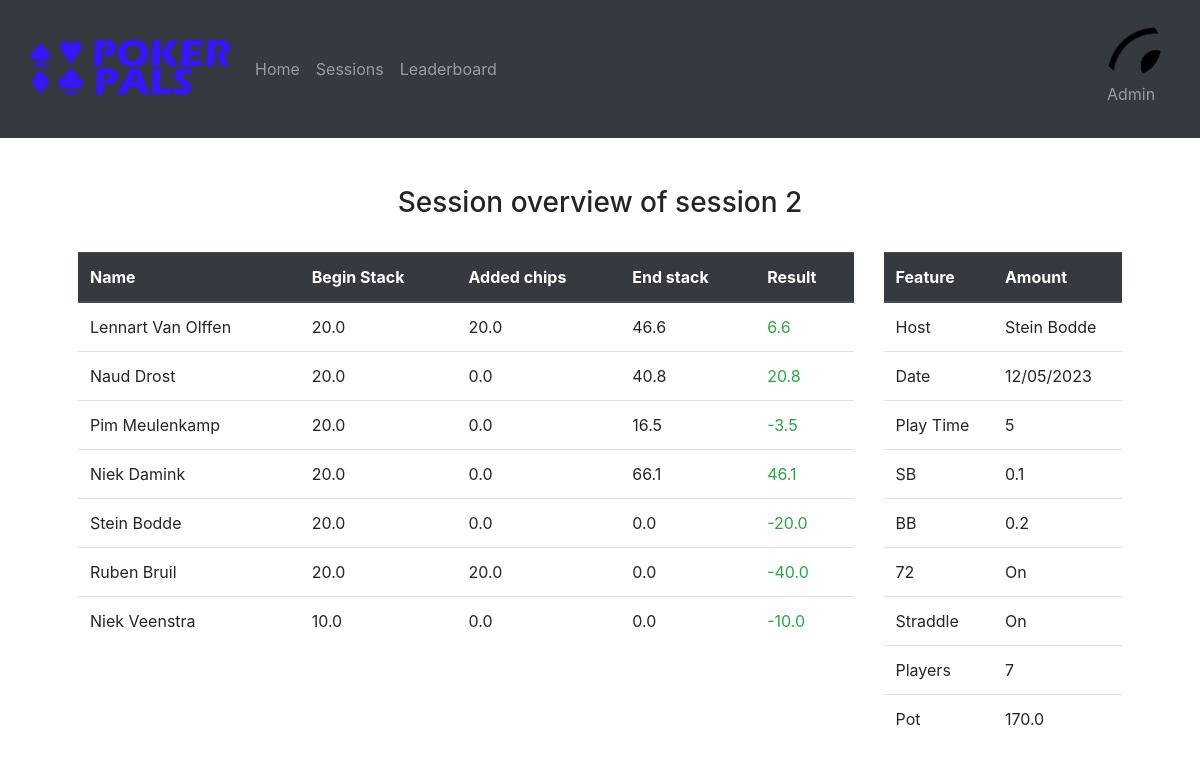
The page /sessions/2 (signed in) on the database its author committed.
### website/models.py (models this page shows)
class User(db.Model, UserMixin):
    id = db.Column(db.Integer, primary_key=True)
    name = db.Column(db.String(150), unique=True)
    password = db.Column(db.String(150))
    imgURL = db.Column(db.String(10000))

class User_Session(db.Model):
    noneID = db.Column(db.Integer, primary_key=True)
    session_ID = db.Column(db.Integer, db.ForeignKey('session.session_ID'))
    person_name = db.Column(db.String(150), db.ForeignKey('user.name'))
    begin_stack = db.Column(db.Float)
    added_chips = db.Column(db.Float)
    end_stack = db.Column(db.Float)

class Session(db.Model):
    session_ID = db.Column(db.Integer, primary_key=True)
    host = db.Column(db.String(100))
    date = db.Column(db.String(100))
    duration = db.Column(db.Integer)
    straddle = db.Column(db.Boolean)
    seven_deuce = db.Column(db.Boolean)
    small_blind = db.Column(db.Float)
    big_blind = db.Column(db.Float)

### website/views.py (the view)
@views.route('/sessions/<id>')
@login_required
def sessionOverview(id):
    session_information, enters = getSessionInformation(id)
    return render_template("sessionOverview.html", user = current_user, session_information = session_information, enters = enters, session = getSingleSession(id))

### website/__init__.py (called while the page is built)
def create_app():
    app = Flask(__name__)
    app.config['SECRET_KEY'] = 'ksjdksajdk17HSSH2ssj88ss'
    app.config['SQLALCHEMY_DATABASE_URI'] = f'sqlite:///{DB_NAME}'
    db.init_app(app)
    from .views import views
    from .auth import auth
    from .admin import admin
    app.register_blueprint(views, url_prefix='/')
    app.register_blueprint(auth, url_prefix='/')
    app.register_blueprint(admin, url_prefix='/admin')
    from .models import User, Post
    create_database(app)
    login_manager = LoginManager()
    login_manager.login_view = 'auth.login'
    login_manager.init_app(app)
    @login_manager.user_loader
    def load_user(id):
        return User.query.get(int(id))
    return app

### website/dbQueries.py (called while the page is built)
def getSessionInformation(id):
    user_sessions = User_Session.query.filter(User_Session.session_ID == id)
    enters = {}
    i = 0
    for user in user_sessions:
        if i%2 == 0 and i != 0:
            enters[user.person_name] = True
        else:
            enters[user.person_name] = False
        i += 1
    return user_sessions, enters

def getSingleSession(id):
    session = Session.query.filter(Session.session_ID == id).first()
    total = 0
    userSessions = User_Session.query.filter(User_Session.session_ID == session.session_ID)
    players = userSessions.count()
    for userSession in userSessions:
            total += userSession.end_stack
    session.players = players
    session.pot = total
    all_sessions = Session.query.order_by(func.substr(Session.date, 7, 10).desc(), func.substr(Session.date, 4, 5).desc(), func.substr(Session.date, 1, 2).desc()).all()
    sessionNum = {}
    for i, the_session in enumerate(all_sessions):
        sessionNum[the_session.session_ID] = len(all_sessions)-i
    session.number = sessionNum[session.session_ID]
    return session

### website/templates/sessionOverview.html (shortened to what this page needs)
{% extends "base.html" %} {% block title %}Sessions Overview{% endblock %} {% block content %}
<div class="container p-5">
    <h3 align="center">Session overview of session {{session.number}}</h3><br>
    <div class="row">
        <div class="col-9">
            <table class="table">
                <thead class="thead-dark">
                    <tr>
                        <th scope="col">Name</th>
                        <th scope="col">Begin Stack</th>
                        <th scope="col">Added chips</th>
                        <th scope="col">End stack</th>
                        <th scope="col">Result</th>
                    </tr>
                </thead>
                <tbody>
                    {%for user in session_information%}
                    <tr>
                        <td>{{user.person_name}}</td>
                        <td>{{user.begin_stack | round(2)}}</td>
                        <td>{{user.added_chips | round(2)}}</td>
                        <td>{{user.end_stack | round(2)}}</td>
                        <td name="total">{{(user.end_stack - user.begin_stack - user.added_chips) | round(2)}}</td>
                    </tr>
                    {%endfor%}
                </tbody>
            </table>
        </div>
        <div class="col">
            <table class="table">
                <thead class="thead-dark">
                    <tr>
                        <th scope="col">Feature</th>
                        <th scope="col">Amount</th>
                    </tr>
                <tbody>
                    <tr>
                        <td>Host</td>
                        <td>{{session.host}}</td>
                    </tr>
                    <tr>
                        <td>Date</td>
                        <td>{{session.date}}</td>
                    </tr>
                    <tr>
                        <td>Play Time</td>
                        <td>{{session.duration | round(2)}}</td>
                    </tr>
                    <tr>
                        <td>SB</td>
                        <td>{{session.small_blind | round(2)}}</td>
                    </tr>
                    <tr>
                        <td>BB</td>
                        <td>{{session.big_blind | round(2)}}</td>
                    </tr>
                    <tr>
                        <td>72</td>
                        {%if session.seven_deuce%}
                        <td>On</td>
                        {%else%}
                        <td>Off</td>
                        {%endif%}
                    </tr>
                    <tr>
                        <td>Straddle</td>
                        {%if session.straddle%}
                        <td>On</td>
                        {%else%}
                        <td>Off</td>
                        {%endif%}
                    </tr>
                    <tr>
                        <td>Players</td>
                        <td>{{session.players | round(2)}}</td>
                    </tr>
                    <tr>
                        <td>Pot</td>
                        <td>{{session.pot | round(2)}}</td>
                    </tr>
                </tbody>
                </thead>
            </table>
        </div>
    </div>
</div>
{% endblock %}

### website/templates/base.html (shortened to what this page needs)
<!DOCTYPE html>
<html>
<head>
  <link rel="stylesheet" href="https://stackpath.bootstrapcdn.com/bootstrap/4.4.1/css/bootstrap.min.css"
 />
  <link rel="stylesheet" href="https://stackpath.bootstrapcdn.com/font-awesome/4.7.0/css/font-awesome.min.css"
 />
</head>
<body>
  {% if user.is_authenticated %}
  <nav class="navbar navbar-expand-lg navbar-dark bg-dark sticky-top">
    <div class="container-fluid">
      <a class="navbar-brand">
        <img src="{{url_for('static', filename='pictures/logo.png')}}" width="200px">
      </a>
      <div class="collapse navbar-collapse" id="navbarText">
        <ul class="navbar-nav me-auto mb-2 mb-lg-0">
          <li class="nav-item">
            <a class="nav-link" href="/">Home</a>
          </li>
          <li class="nav-item">
            <a class="nav-link" href="/sessions">Sessions</a>
          </li>
          <li class="nav-item">
            <a class="nav-link" href="/leaderboard">Leaderboard</a>
          </li>
        </ul>
        <ul class="navbar-nav ml-auto mb-2 mb-lg-0">
          <li class="nav-item">
            <a class="nav-link text-center" href="/account">
              <div class="circular--landscape-big">
                <div class="image-container">
                  <img src="{{url_for('static', filename= user.imgURL)}}">
                </div>
              </div>
              <p>{{user.name}}</p>
            </a>
      </div>
    </div>
  </nav>
  {% endif %}
  <div class="container-fluid">
    {% block content%}
    {% endblock %}
  </div>
</body>
</html>

### website/templates/base.html (style rules this page uses)
.circular--landscape-big { display: inline-block; position: relative; width: 60px; height: 60px; overflow: hidden; border-radius: 50%; }
.circular--landscape-big img { width: auto; height: 200%; margin-left: -5px; transition: opacity 0.3s ease-in-out; }
.image-container { width: 100%; height: 100%; }

### rows shown on the page
User: imgURL (picture), name "Admin"
User_Session: person_name "Lennart Van Olffen", begin_stack "20.0", added_chips "20.0", end_stack "46.6", end_stack+begin_stack+added_chips "6.6"
User_Session: person_name "Naud Drost", begin_stack "20.0", added_chips "0.0", end_stack "40.8", end_stack+begin_stack+added_chips "20.8"
User_Session: person_name "Pim Meulenkamp", begin_stack "20.0", added_chips "0.0", end_stack "16.5", end_stack+begin_stack+added_chips "-3.5"
User_Session: person_name "Niek Damink", begin_stack "20.0", added_chips "0.0", end_stack "66.1", end_stack+begin_stack+added_chips "46.1"
User_Session: person_name "Stein Bodde", begin_stack "20.0", added_chips "0.0", end_stack "0.0", end_stack+begin_stack+added_chips "-20.0"
User_Session: person_name "Ruben Bruil", begin_stack "20.0", added_chips "20.0", end_stack "0.0", end_stack+begin_stack+added_chips "-40.0"
User_Session: person_name "Niek Veenstra", begin_stack "10.0", added_chips "0.0", end_stack "0.0", end_stack+begin_stack+added_chips "-10.0"

### other values the page prints
{{ session.number }} "2"
{{ session.host }} "Stein Bodde"
{{ session.date }} "12/05/2023"
{{ session.duration | round(2) }} "5"
{{ session.small_blind | round(2) }} "0.1"
{{ session.big_blind | round(2) }} "0.2"
{{ session.players | round(2) }} "7"
{{ session.pot | round(2) }} "170.0"
